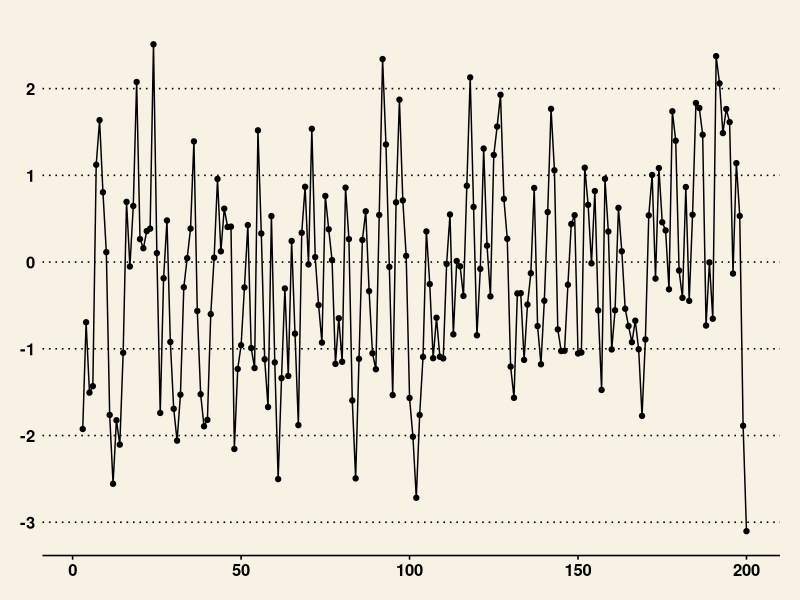
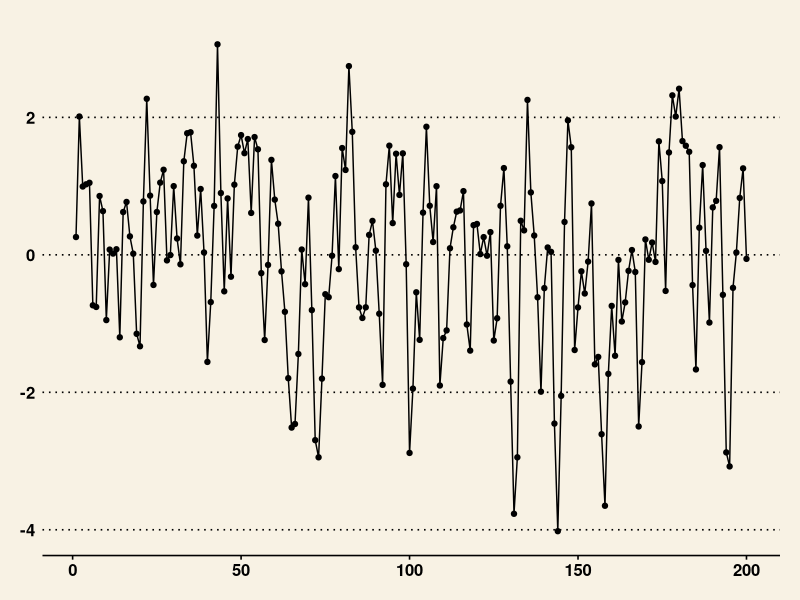

Reproduce these figures in R, in order.
## ---- chunk 1
knitr::opts_chunk$set(echo = TRUE, warning = F, message = F, cache = T)
## ---- chunk 2
set.seed(25)

time <- 200
noise <- rnorm(time)
ma_2 <- NULL
for(i in 3:time){
  
  ma_2[i] <- noise[i] + 0.7*noise[i-1] + 0.2*noise[i-2]
  
}

## ---- chunk 3

library(tidyverse)
library(ggplot2)
library(ggthemes)

df1 <- data.frame(
  'time' = c(1:time),
  'y' = c(ma_2)
)

ggplot(df1, aes(x = time, y = y)) + 
  geom_point() + 
  geom_line() + 
  theme_wsj()
## ---- chunk 4
set.seed(15)

yt <- numeric(time)
zs <- numeric(time)

for(i in 1:time){
  
  if(i == 1){
    
    zs[i] <- rnorm(1,0,1)
    yt[i] <- zs[i]
  
  }else if(i == 2){
    
    zs[i] <- rnorm(1,0,1) 
    yt[i] <- zs[i] + 0.7*zs[i-1]
    
    }else{
  
    zs[i] <- rnorm(1,0,1)
    yt[i] <- zs[i] + 0.7*zs[i-1] + 0.2*zs[i-2]
  
    }
  
}

## ---- chunk 5
df2 <- data.frame(
  'time' = c(1:time),
  'y' = c(yt)
)

ggplot(df2, aes(x = time, y = yt)) + 
  geom_point() + 
  geom_line() + 
  theme_wsj()
